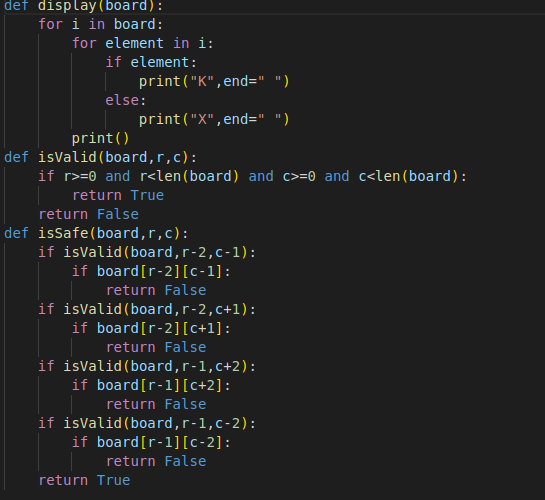
#> input picture image1.png, 545 x 500 px
$ python aptcoder.py
#> lines starting #> are read from the running program, lines starting #| are printed output that depends on the picture; after the words box and inside, x2 and y2 are one past the last pixel; in counts of white or black regions, pixels touching at a corner belong together
import cv2
import pytesseract

# Read the image
image = cv2.imread("image1.png")
#> image is the input picture: shape (500, 545, 3); mean B, G, R 35.6, 35.5, 35
gray = cv2.cvtColor(image, cv2.COLOR_BGR2GRAY)
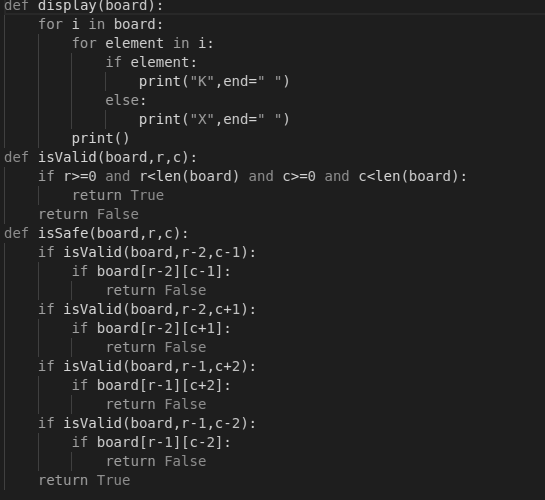
#> gray: shape (500, 545); min 29, max 214, mean 35.4
gray = cv2.resize(gray, None, fx=2, fy=2, interpolation=cv2.INTER_CUBIC)
#> gray: shape (1000, 1090)
gray = cv2.medianBlur(gray, 3)
gray = cv2.threshold(gray, 0, 255, cv2.THRESH_BINARY + cv2.THRESH_OTSU)[1]
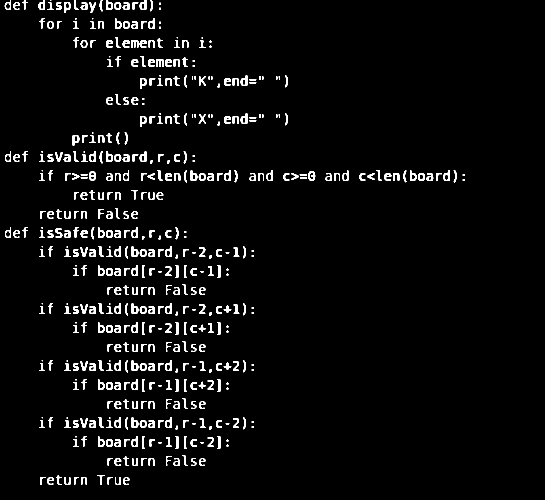
#> gray: shape (1000, 1090) (shown at 1/2 size); 4.1% white; 491 white regions (67 under 20 px), largest, box (x1, y1, x2, y2) and area: (312, 118, 328, 134) 197, (178, 342, 192, 362) 181, (381, 340, 395, 362) 180

filename = "output1.txt"
# Apply OCR using tesseract
#> (the run stopped early here; a loop or call above may not have finished)
